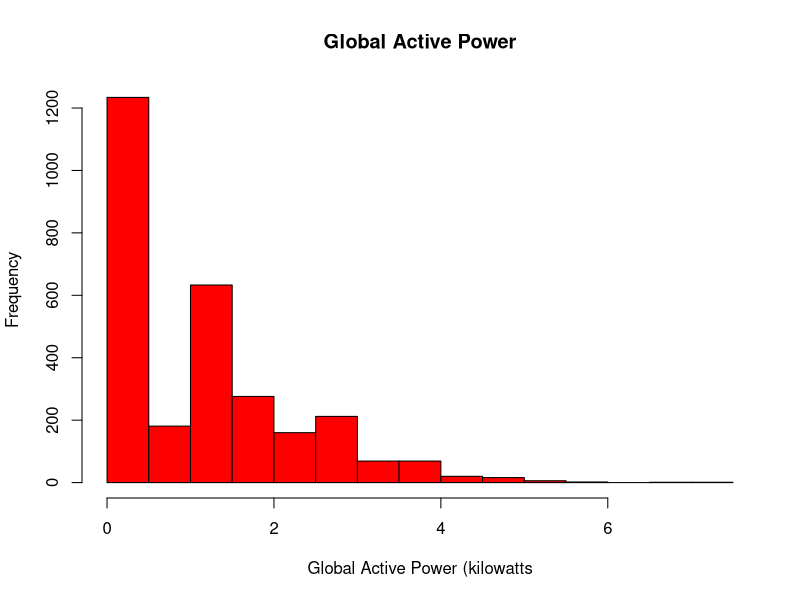

Here is the R script that generated this plot:
## -----------------------------------------------------------------------------------------------------------------------------------------------------------------
library(readr)

## -----------------------------------------------------------------------------------------------------------------------------------------------------------------
df <- read_csv("./data/hhpc-070201-070202.csv")

## -----------------------------------------------------------------------------------------------------------------------------------------------------------------
hist(df$Global_active_power, col="red", main="Global Active Power", xlab="Global Active Power (kilowatts")
dev.copy(png,"plot1.png")
dev.off()
